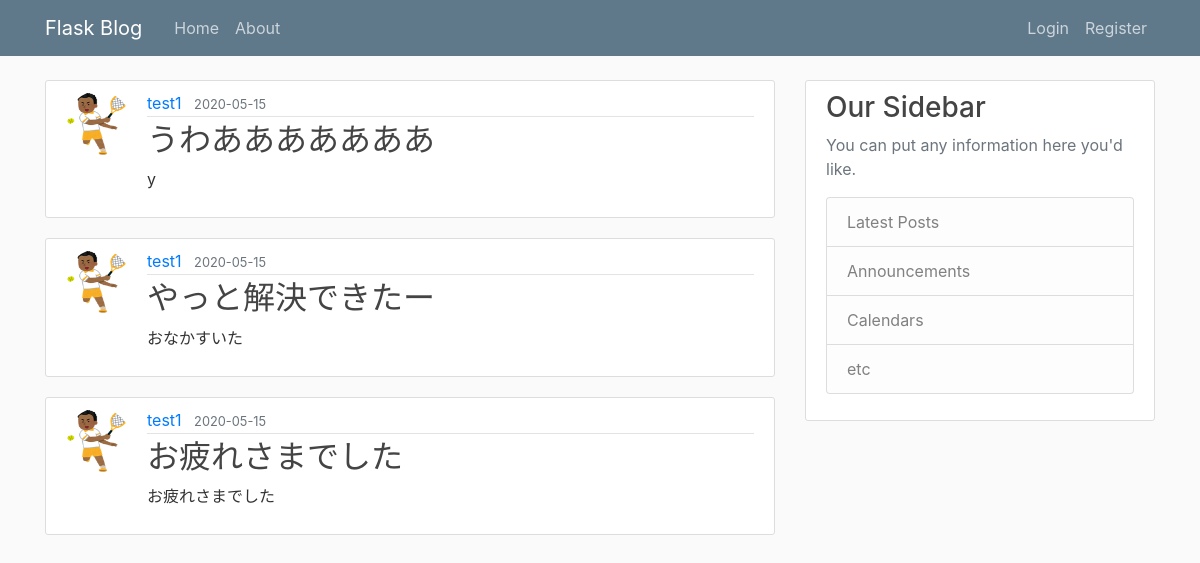
The page /home on the database its author committed.
### flaskblog/models.py (models this page shows, shortened)
class Post(db.Model):
    id = db.Column(db.Integer, primary_key=True)
    title = db.Column(db.String(100), nullable=False)
    date_posted = db.Column(db.DateTime, nullable=False, default=datetime.utcnow)
    content = db.Column(db.Text, nullable=False)
    user_id = db.Column(db.Integer, db.ForeignKey('user.id'), nullable=False)

class User(db.Model, UserMixin):
    id = db.Column(db.Integer, primary_key=True)
    username = db.Column(db.String(20), unique=True, nullable=False)
    email = db.Column(db.String(120), unique=True, nullable=False)
    image_file = db.Column(db.String(20), nullable=False, default='default.jpg')
    password = db.Column(db.String(60), nullable=False)
    posts = db.relationship('Post', backref='author', lazy=True)

### flaskblog/routes.py (the view)
@app.route('/')
@app.route('/home')
def home():
    posts = Post.query.all()
    return render_template('home.html', posts=posts)

### flaskblog/templates/home.html
{% extends "layout.html" %}
{% block content %}
    {% for post in posts %}
        <article class="media content-section">
            <img class="rounded-circle article-img" src="{{ url_for('static', filename='profile_pics/' + post.author.image_file) }}">
            <div class="media-body">
                <div class="article-metadata">
                    <a class="mr-2" href="#">{{ post.author.username }}</a>
                    <small class="text-muted">{{ post.date_posted.strftime('%Y-%m-%d') }}</small>
                </div>
                <h2><a class="article-title" href="{{ url_for('post', post_id=post.id) }}">{{ post.title }}</a></h2>
                <p class="article-content">{{ post.content }}</p>
            </div>
    </article>
    {% endfor %}
{% endblock content %}

### flaskblog/templates/layout.html (shortened to what this page needs)
<!DOCTYPE html>
<html lang="en">
<head>
    <link rel="stylesheet" href="https://stackpath.bootstrapcdn.com/bootstrap/4.2.1/css/bootstrap.min.css">
    <link rel="stylesheet" type="text/css" href="{{ url_for('static', filename='main.css') }}">
</head>
<body>
    <header class="site-header">
        <nav class="navbar navbar-expand-md navbar-dark bg-steel fixed-top">
            <div class="container">
                <a class="navbar-brand mr-4" href="/">Flask Blog</a>
                <div class="collapse navbar-collapse" id="navbarToggle">
                    <div class="navbar-nav mr-auto">
                        <a class="nav-item nav-link" href="{{ url_for('home') }}">Home</a>
                        <a class="nav-item nav-link" href="{{ url_for('about') }}">About</a>
                    </div>
  <div class="navbar-nav">
                        {% if current_user.is_authenticated %}
                            <a class="nav-item nav-link" href="{{ url_for('new_post') }}">New Post</a>
                            <a class="nav-item nav-link" href="{{ url_for('account') }}">Account</a>
                            <a class="nav-item nav-link" href="{{ url_for('logout') }}">Logout</a>
                        {% else %}
                            <a class="nav-item nav-link" href="{{ url_for('login') }}">Login</a>
                            <a class="nav-item nav-link" href="{{ url_for('register') }}">Register</a>
                        {% endif %}
                    </div>
                </div>
            </div>
        </nav>
    </header>
    <main role="main" class="container">
        <div class="row">
            <div class="col-md-8">
                {% block content %}{% endblock %}
            </div>
            <div class="col-md-4">
                <div class="content-section">
                    <h3>Our Sidebar</h3>
                    <p class='text-muted'>You can put any information here you'd like.
                    <ul class="list-group">
                        <li class="list-group-item list-group-item-light">Latest Posts</li>
                        <li class="list-group-item list-group-item-light">Announcements</li>
                        <li class="list-group-item list-group-item-light">Calendars</li>
                        <li class="list-group-item list-group-item-light">etc</li>
                    </ul>
                    </p>
                </div>
            </div>
        </div>
    </main>
</body>
</html>

### flaskblog/static/main.css (style rules this page uses)
body { background: #fafafa; color: #333333; margin-top: 5rem; }
h1, h2, h3, h4, h5, h6 { color: #444444; }
.bg-steel { background-color: #5f788a; }
.site-header .navbar-nav .nav-link { color: #cbd5db; }
.content-section { background: #ffffff; padding: 10px 20px; border: 1px solid #dddddd; border-radius: 3px; margin-bottom: 20px; }
.article-title { color: #444444; }
.article-content { white-space: pre-line; }
.article-img { height: 65px; width: 65px; margin-right: 16px; }
.article-metadata { padding-bottom: 1px; margin-bottom: 4px; border-bottom: 1px solid #e3e3e3 }

### rows shown on the page
Post: image_file (picture), author.username "test1", date_posted "2020-05-15", title "うわあああああああ", content "y"
Post: image_file (picture), author.username "test1", date_posted "2020-05-15", title "やっと解決できたー", content "おなかすいた"
Post: image_file (picture), author.username "test1", date_posted "2020-05-15", title "お疲れさまでした", content "お疲れさまでした"
